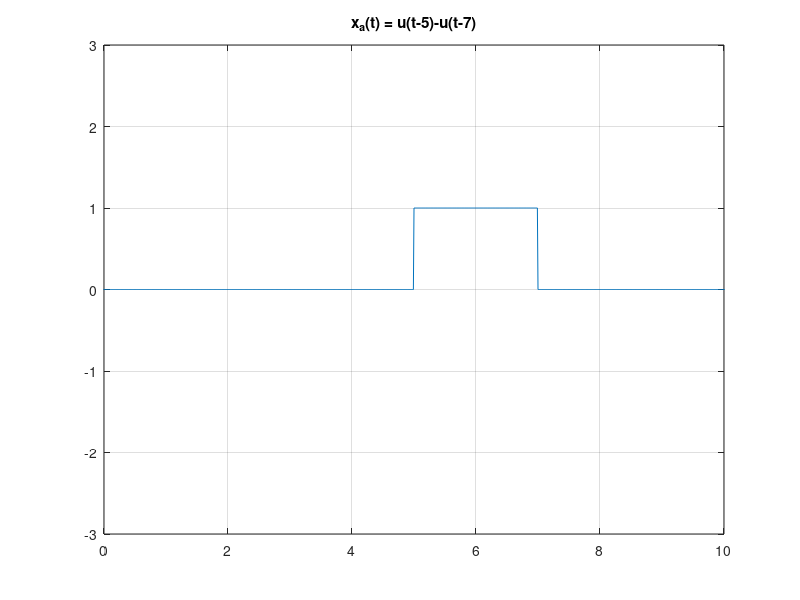
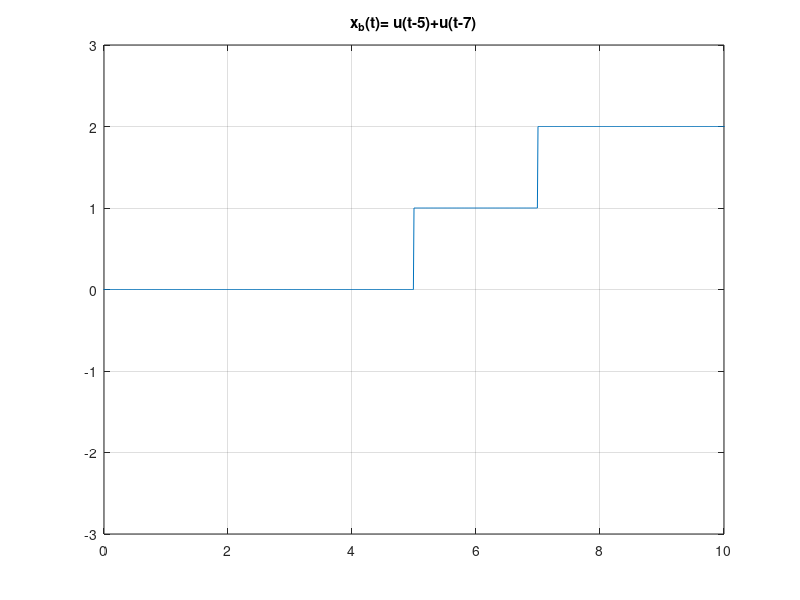
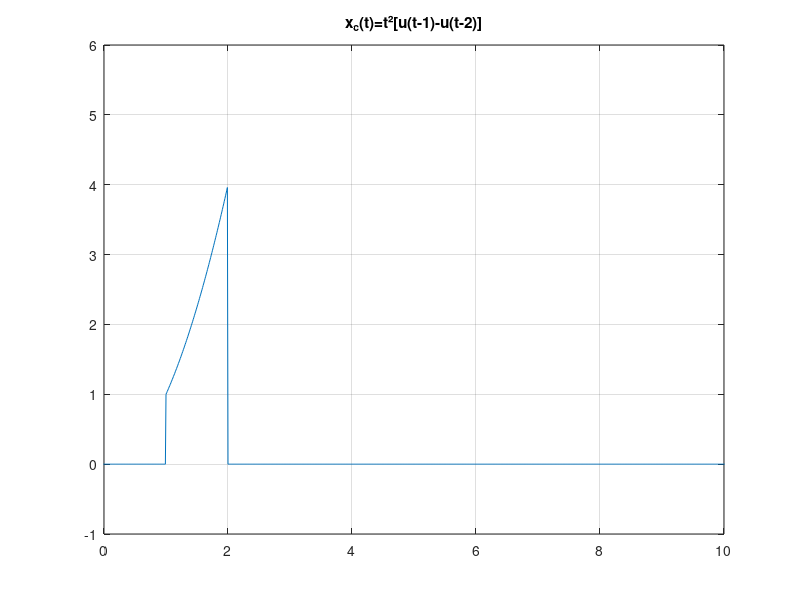
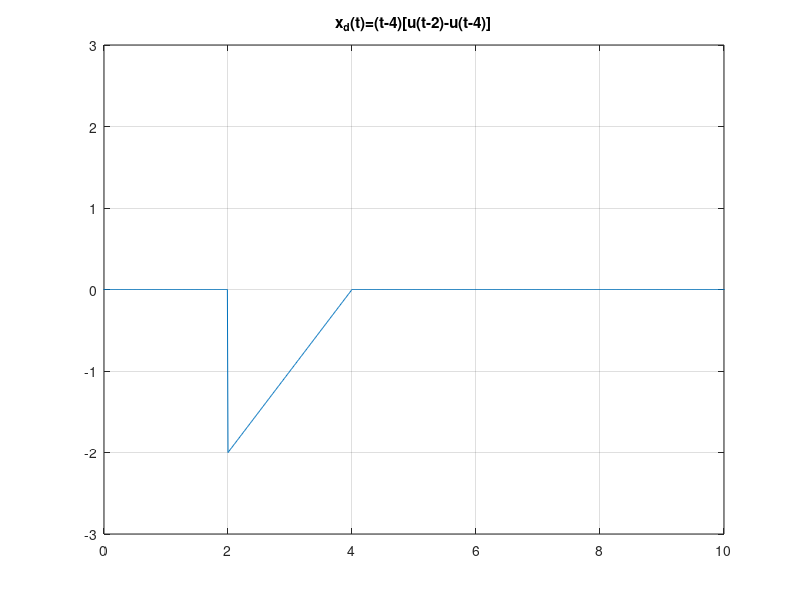

Recreate these plots in MATLAB, in order.
clear all
clc

%Definindo u(t)
u=@(t) t >= 0;

%1)
%Questão A - u(t-5)-u(t-7)
xa=@(t) u(t-5) - u(t-7);

%Questão B - u(t-5)+u(t-7)
xb=@(t) u(t-5) + u(t-7);


%Questão C - t²[u(t-1)-u(t-2)]
xc=@(t) (t.^2).*(u(t-1)-u(t-2));


%Questão D - (t-4)[u(t-2)-u(t-4)]
xd=@(t) (t-4).*(u(t-2) - u(t-4));

%Definindo o intervalo de variação da variavel t em tempo contínuo
t=-10:0.01:20;

%Plot dos sinais
figure(1)
plot(t, xa(t));grid;
title('x_a(t) = u(t-5)-u(t-7)')
axis([0 10 -3 3])

figure(2)
plot(t, xb(t));grid;
title('x_b(t)= u(t-5)+u(t-7)')
axis([0 10 -3 3])

figure(3)
plot(t,xc(t));grid;
title('x_c(t)=t²[u(t-1)-u(t-2)]')
axis([0 10 -1 6])

figure(4)
plot(t,xd(t));grid;
title('x_d(t)=(t-4)[u(t-2)-u(t-4)]')
axis([0 10 -3 3]) %0 a 10 - eixo x | -3 3 - eixo y

%2)

%a)
x1a=@(t) (4*t+4).*(u(t+1)-u(t));
x1b=@(t) (-2*t+4).*(u(t)-u(t-2));

x1=@(t) x1a(t) + x1b(t);

%b) 
x2=@(t) (t.^2).*(u(t) - u(t-2)) + (2*t-8).^(u(t-2)-u(t-4));

figure(5)
subplot(3,1,1)
plot(t, x1a(t));grid;
axis([-5 5 -1 5])
title('x_a(t)')
subplot(3,1,2)
plot(t, x1b(t));grid;
axis([-5 5 -1 5])
title('x_b(t)')
subplot(3,1,3)
plot(t, x1(t));grid;
axis([-5 5 -1 5])
title('x_1(t)')

figure(6)
plot(t,x2(t));grid;
title('x_2(t)')
axis([0 10 -5 5])

%Sinais em tempo discreto

%Definindo u[n]
u=@(n) (n>=0);

%5)

%a) u[n-2]-u[n-6]
xa=@(n) u(n-2) - u(n-6);

%b) n {u[n] - u[n-7]}
xb=@(n) n.*(u(n) - u(n-7));

%c) (n-2) {u[n-2] - u[n-6]}
xc=@(n) (n-2).*(u(n-2) - u(n-6));

%d) (-n+8) {u[n-6]-u[n-9]}
xd=@(n) (-n+8).*(u(n-6) - u(n-9));

%e) (n - 2) * (u(n - 2) - u(n - 6)) + (-n + 8) * (u(n - 6) - u(n - 9))
xe=@(n) (n - 2).* (u(n - 2) - u(n - 6)) + (-n + 8).*(u(n - 6) - u(n - 9));

%Definindo o intervalo de variação da variavel n em tempo discreto
n=-15:20; 

%Plot dos gráficos u[n]
figure(7)
stem(n,xa(n));grid;
title('x_a(n)')
axis([-5 10 -2 2])

figure(8)
stem(n,xb(n));grid;
title('x_b(n)')
axis([-5 10 -2 7])

figure(9)
stem(n,xc(n));grid;
title('x_c(n)')
axis([-5 10 -2 4])

figure(10)
stem(n,xd(n));grid;
title('x_d(n)')
axis([-2 15 -2 6])

figure(11)
stem(n,xe(n));grid;
title('x_e(n)')
axis([-2 15 -2 6])

